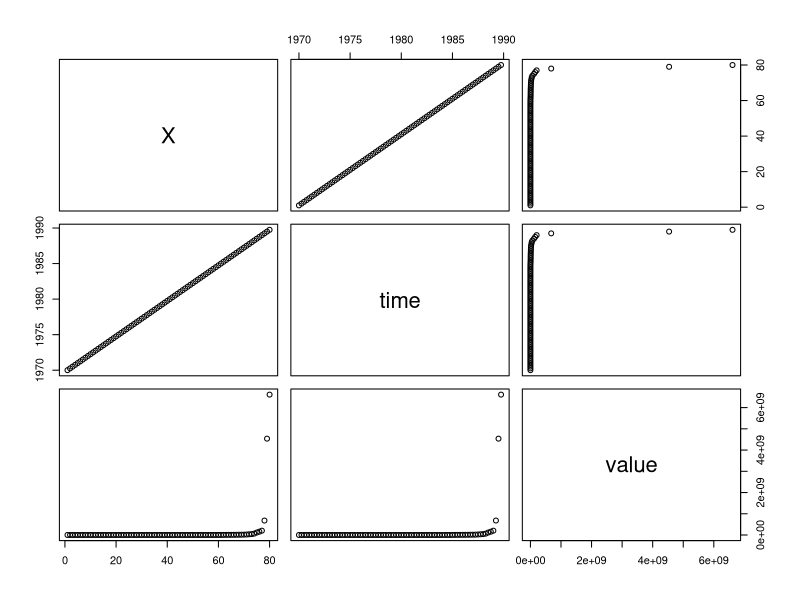
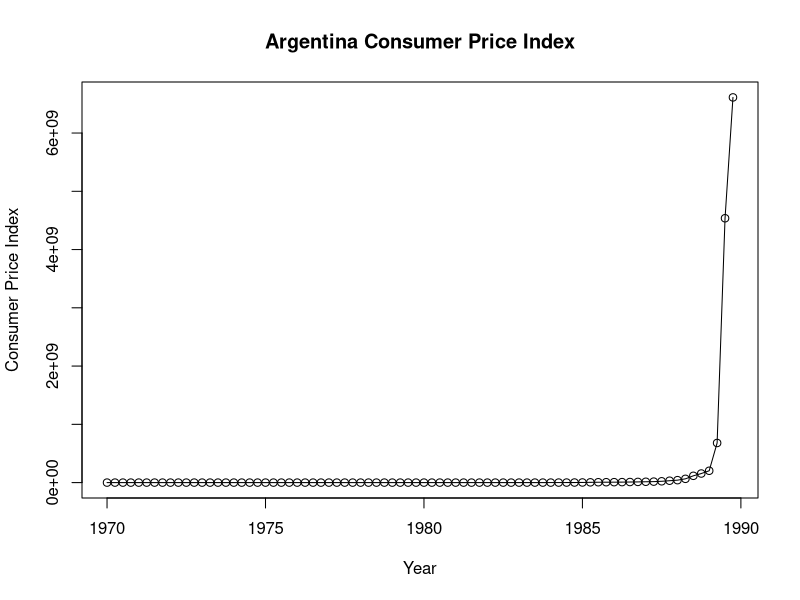
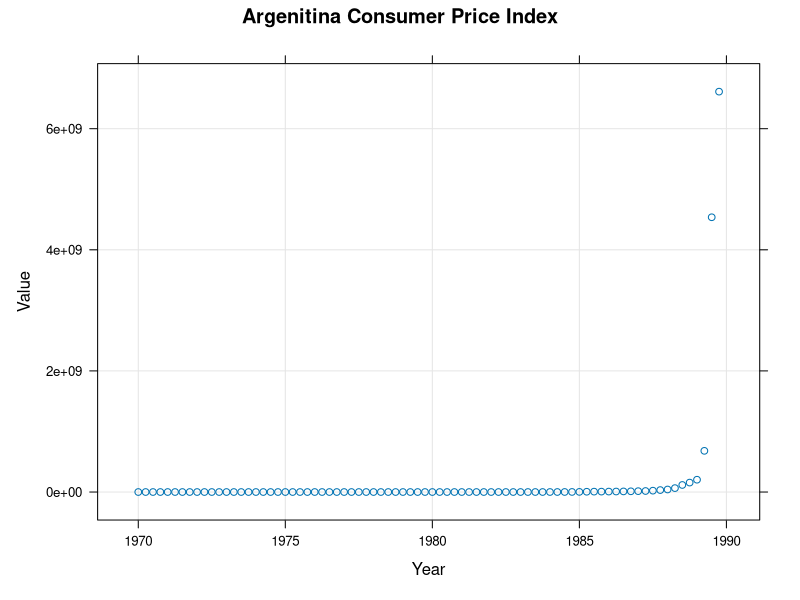
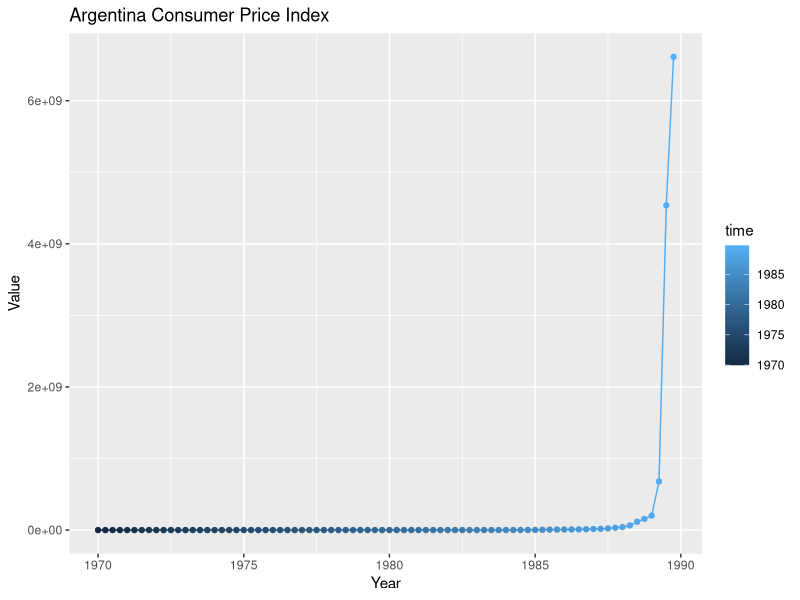

Write the R code that produced these figures, in order.
data <- read.csv("ArgentinaCPI.csv")

plot(data)


#Base R
plot(data$value~ data$time, ann=FALSE, type="o") + 
  title(xlab="Year") +
  title(ylab="Consumer Price Index") +
  title(main = "Argentina Consumer Price Index")

#Using Lattice Package
library(lattice)
xyplot(value ~ time, data,
       grid = TRUE, 
       main = "Argenitina Consumer Price Index",
       xlab = "Year", ylab = "Value",)


#Using GGPlot2
library(ggplot2)

ggplot(data, aes(x = time, y = value, color = time)) +
  geom_point() +
  geom_line() +
  labs(title = "Argentina Consumer Price Index",
       x = "Year",
       y = "Value")

